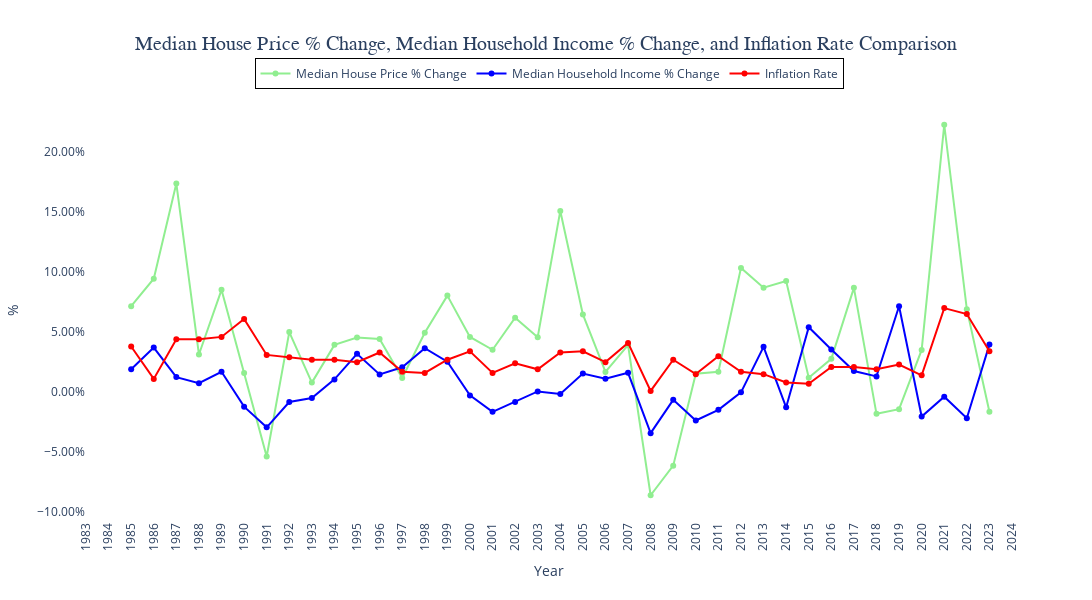

Source (notebook cell):
### Markdown cell above
### **Create a graph to compare the yearly Median House Price % Increase, vs the yearly Median Household Income % Increase, and the yearly Inflation Rate**

### Code cell
# Create the line chart for the Median House Price % Increase
price_line_chart = go.Scatter(x = combined_data_calculations_df["Year"],     # x-axis
                              y = combined_data_calculations_df["Median House Price % Change"],     # y-axis
                              name = "Median House Price % Change",     # line_chart legend title
                              mode = "lines+markers",     # Creates a line chart with markers at each data point
                              marker = dict(color = "lightgreen"),     # Changes the color of the line
                              )

# Create the line chart for Median Household Income % Increase
income_line_chart = go.Scatter(x = combined_data_calculations_df["Year"],     # x-axis
                               y = combined_data_calculations_df["Median Household Income % Change"],     # y-axis
                               name = "Median Household Income % Change",     # line_chart legend title
                               mode = "lines+markers",     # Creates a line chart with markers at each data point
                               marker = dict(color = "blue"),     # Changes the color of the line
                               )

# Create the line chart for Inflation Rate
inflation_line_chart = go.Scatter(x = combined_data_calculations_df["Year"],     # x-axis
                                  y = combined_data_calculations_df["Inflation Rate"],     # y-axis
                                  name = "Inflation Rate",     # inflation line chart legend title
                                  mode = "lines+markers",     # Creates a line chart with markers at each data point
                                  marker = dict(color = "red"),     # Changes the color of the line
                                  )

# Create the layout with a secondary y-axis for Inflation Rate
layout = go.Layout(title = "Median House Price % Change, Median Household Income % Change, and Inflation Rate Comparison",
                   xaxis = dict(title = "Year", 
                                tickangle = -90,     # Rotate tick labels to vertical
                                dtick = 1,     # Set the increment for x-axis ticks (1 year)
                                range = [1983, 2024]),     # Set the beginning and end values for the x-axis range
                   plot_bgcolor = "white",     # Set plot area background color
                   title_x = 0.5,    # Center the title
                   title_font = dict(size = 20, family = "Arial, bold"),     # Set the title font size and style
                   width = 1200,
                   height = 600,
                   yaxis = dict(title = "%", side = "left", tickformat = ".2%"),     # Format for y-axis
                   legend = dict(x = 0.5, y = 1.1,     # Position the legend
                                 xanchor = "center",     # Center the legend horizontally
                                 yanchor = "top",     # Anchor the legend to the bottom
                                 orientation = "h",     # Horizontal orientation
                                 bordercolor = "Black",     # Border color of the legend
                                 borderwidth = 1  # Border width of the legend
                                 )
                  )

# Create the figure with all three charts
combo_fig = go.Figure(data = [price_line_chart, income_line_chart, inflation_line_chart], layout = layout)

# Show the figure
combo_fig.show()

### Figure 1 — Plotly figure (JSON) as saved in the notebook; plotly's stock layout.template omitted (floating-point values rounded to 4 significant figures)
{"data": [{"marker": {"color": "lightgreen"}, "mode": "lines+markers", "name": "Median House Price % Change", "type": "scatter", "x": [1985, 1986, 1987, 1988, 1989, 1990, 1991, 1992, 1993, 1994, 1995, 1996, 1997, 1998, 1999, 2000, 2001, 2002, 2003, 2004, 2005, 2006, 2007, 2008, 2009, 2010, 2011, 2012, 2013, 2014, 2015, 2016, 2017, 2018, 2019, 2020, 2021, 2022, 2023], "y": [0.0716, 0.09447, 0.1737, 0.03139, 0.08522, 0.01603, -0.05363, 0.05, 0.007937, 0.03937, 0.04545, 0.0442, 0.0118, 0.04938, 0.08039, 0.04598, 0.03528, 0.06201, 0.04577, 0.1509, 0.06469, 0.01683, 0.03916, -0.08586, -0.0612, 0.01539, 0.01694, 0.1035, 0.08701, 0.09247, 0.01204, 0.02777, 0.08684, -0.01805, -0.01417, 0.03516, 0.2227, 0.06908, -0.01627]}, {"marker": {"color": "blue"}, "mode": "lines+markers", "name": "Median Household Income % Change", "type": "scatter", "x": [1985, 1986, 1987, 1988, 1989, 1990, 1991, 1992, 1993, 1994, 1995, 1996, 1997, 1998, 1999, 2000, 2001, 2002, 2003, 2004, 2005, 2006, 2007, 2008, 2009, 2010, 2011, 2012, 2013, 2014, 2015, 2016, 2017, 2018, 2019, 2020, 2021, 2022, 2023], "y": [0.01901, 0.03714, 0.01252, 0.007453, 0.017, -0.01207, -0.0293, -0.008231, -0.004882, 0.01063, 0.03188, 0.01474, 0.02071, 0.03664, 0.02541, -0.002706, -0.01642, -0.008131, 0.0005856, -0.001463, 0.01553, 0.01111, 0.01612, -0.03412, -0.006397, -0.02356, -0.01469, -0.0001521, 0.03772, -0.01261, 0.05404, 0.03549, 0.01755, 0.0131, 0.07151, -0.02032, -0.003771, -0.0217, 0.03959]}, {"marker": {"color": "red"}, "mode": "lines+markers", "name": "Inflation Rate", "type": "scatter", "x": [1985, 1986, 1987, 1988, 1989, 1990, 1991, 1992, 1993, 1994, 1995, 1996, 1997, 1998, 1999, 2000, 2001, 2002, 2003, 2004, 2005, 2006, 2007, 2008, 2009, 2010, 2011, 2012, 2013, 2014, 2015, 2016, 2017, 2018, 2019, 2020, 2021, 2022, 2023], "y": [0.038, 0.011, 0.044, 0.044, 0.046, 0.061, 0.031, 0.029, 0.027, 0.027, 0.025, 0.033, 0.017, 0.016, 0.027, 0.034, 0.016, 0.024, 0.019, 0.033, 0.034, 0.025, 0.041, 0.001, 0.027, 0.015, 0.03, 0.017, 0.015, 0.008, 0.007, 0.021, 0.021, 0.019, 0.023, 0.014, 0.07, 0.065, 0.034]}], "layout": {"height": 600, "legend": {"bordercolor": "Black", "borderwidth": 1, "orientation": "h", "x": 0.5, "xanchor": "center", "y": 1.1, "yanchor": "top"}, "plot_bgcolor": "white", "title": {"font": {"family": "Arial, bold", "size": 20}, "text": "Median House Price % Change, Median Household Income % Change, and Inflation Rate Comparison", "x": 0.5}, "width": 1200, "xaxis": {"dtick": 1, "range": [1983, 2024], "tickangle": -90, "title": {"text": "Year"}, "type": "linear"}, "yaxis": {"autorange": true, "range": [-0.1065, 0.2433], "side": "left", "tickformat": ".2%", "title": {"text": "%"}, "type": "linear"}}}
